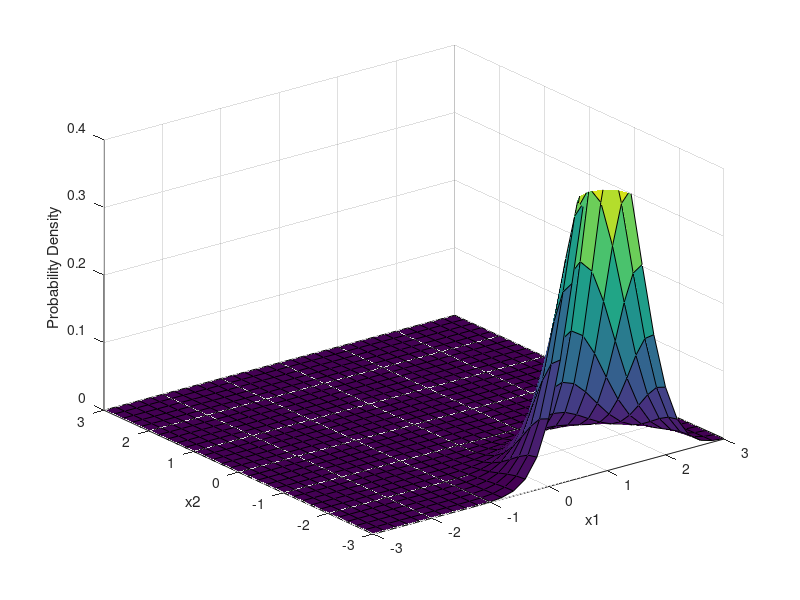

Here is the MATLAB script that generated this plot:
mu = [1 -3];
Sigma = [0.3 0;0 0.3];
x1 = -3:0.2:3;
x2 = -3:0.2:3;
[X1,X2] = meshgrid(x1,x2);
X = [X1(:) X2(:)];
y = mvnpdf(X,mu,Sigma);
y = reshape(y,length(x2),length(x1));
surf(x1,x2,y)
axis([-3 3 -3 3 0 0.4])
xlabel('x1')
ylabel('x2')
zlabel('Probability Density')